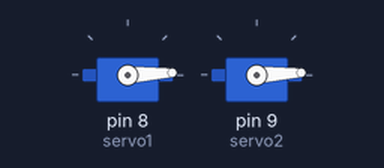
A sketch run on a simulated Arduino Uno, built with avr-gcc and run on an emulated ATmega328P. Shown: 2 × servo. What the sketch prints to the serial monitor is not drawn.

Above: at 0.05 s.
At 1.3 s:
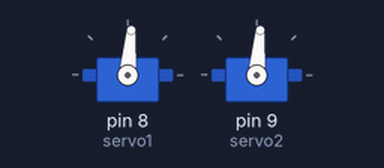
At 2.6 s:
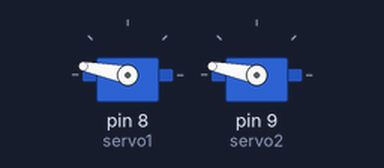
At 5.15 s:
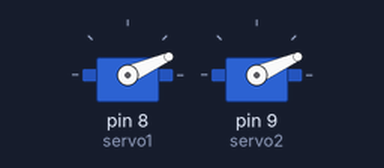
Timing chart, 0 to 7.2 s (numbered marks = the images above):
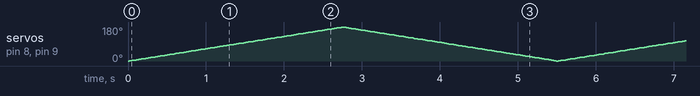

The sketch:

servo.ino
```cpp
#include <Servo.h>

Servo myservo1;
Servo myservo2;

int servo1 = 8;
int servo2 = 9;

void setup()
{
   Serial.begin(9600);
   myservo1.attach(servo1,450,2400);
   myservo2.attach(servo2,450,2400);
}

void loop()
{
  int a;

  for(a=0; a<=179; a++) {
    Serial.println(a);
    myservo1.write(a);
    myservo2.write(a);
    delay(15);
  }
  for(a=179; a>=0; a--) {
    Serial.println(a);
    myservo1.write(a);
    myservo2.write(a);
    delay(15);
  }
}
```
